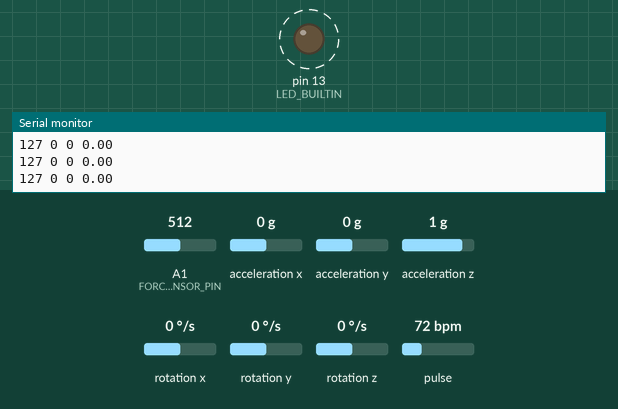
Simulated run of this sketch. Board: Arduino Uno, built with avr-gcc and run on an emulated ATmega328P. On the bench: output pins drawn as LEDs (lit = HIGH), the last lines printed to the serial monitor. Wiring (inferred from the names in the program): MPU-6050 motion sensor at I2C address 0x68. Dashed ring = blinking. The test bench sets the inputs (shaded band); at power-on: pulse 72 bpm, A1 (FORCE_SENSOR_PIN) = 512, acceleration x 0 g, acceleration y 0 g, acceleration z 1 g, rotation x 0 °/s, rotation y 0 °/s, rotation z 0 °/s.

Above: at 0.3 s.
1.3 s: pulse set to 130 bpm
At 1.56 s:
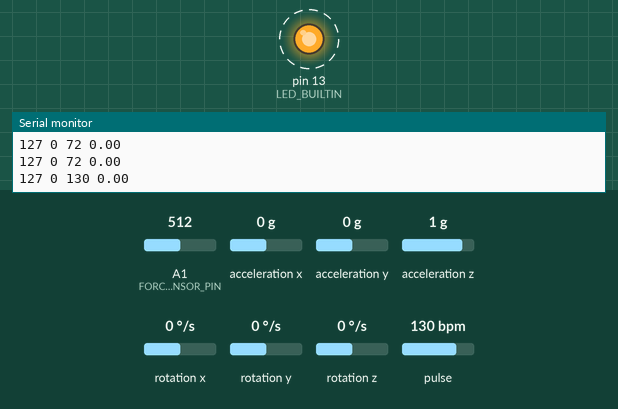
7.3 s: pulse set to 42 bpm
At 8.65 s:
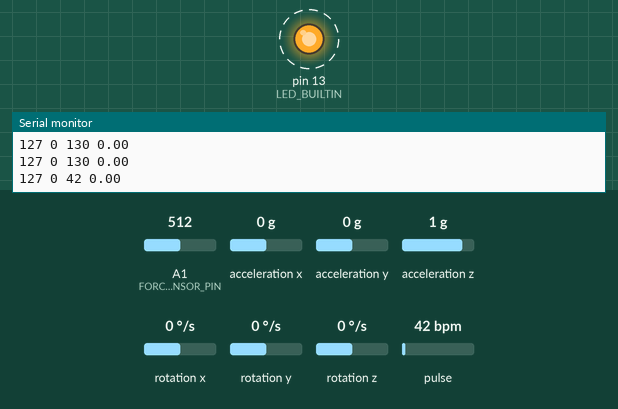
Timing chart, 0 to 12.4 s (numbered marks = the images above; inputs shaded):
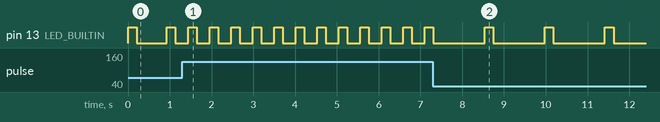

The sketch:

unityConnect_Work_with_this_.ino
```cpp
#include <SerialCommand.h>
#include <Wire.h>
#define USE_ARDUINO_INTERRUPTS true    // Set-up low-level interrupts for most acurate BPM math.
#include <PulseSensorPlayground.h>     // Includes the PulseSensorPlayground Library.
#define PulseWire A0
//  Variables
//const int PulseWire = 0;       // PulseSensor PURPLE WIRE connected to ANALOG PIN 0
const int LED = LED_BUILTIN;          // The on-board Arduino LED, close to PIN 13.
int Threshold = 550;
int x_out = 0;
String steer;
PulseSensorPlayground pulseSensor;

#define FORCE_SENSOR_PIN A1
int fsr = 0; //pressure sensor value variable

const int MPU_addr=0x68; // The MPU sensor I2C address
float x;//gyro scope x axis variable
float y;
float z;

bool left, right;
bool center = true;
int myBPM, newBPM;

void setup() {
  Serial.begin(9600);
  Wire.begin();
  Wire.beginTransmission(MPU_addr);
  Wire.write(0x6B);  //   PWR_MGMT_1 register
  Wire.write(0x00);     // set to zero (wakes up the MPU-6050)
  Wire.endTransmission(true);

  //pulse....
  pulseSensor.analogInput(PulseWire);
  pulseSensor.blinkOnPulse(LED);       //auto-magically blink Arduino's LED with heartbeat.
  pulseSensor.setThreshold(Threshold);

  // Double-check the "pulseSensor" object was created and "began" seeing a signal.
   if (pulseSensor.begin()) {
    Serial.println("We created a pulseSensor Object !");  //This prints one time at Arduino power-up,  or on Arduino reset.
  }

   //while (!Serial) {
   // ; // wait for serial port to connect. Needed for native USB port only
   // }
  // initialize digital pin LED_BUILTIN as an output.
  //pinMode(LED_BUILTIN, OUTPUT);
   //establishContact();
}

// the loop function runs over and over again forever
void loop() {

    combinedValues();

  if (Serial.available()){
    char c = Serial.read();


    if(c == 'A'){
     // digitalWrite(LED_BUILTIN, HIGH);
      Serial.println("on");
      //delay(1000);
    }
    else if(c == 'Z'){
    //    digitalWrite(LED_BUILTIN, LOW);
        Serial.println("off");
        //delay(1000);
    }
    c == NULL;

  }
     // turn the LED on (HIGH is the voltage level)
                // wait for a second
}

void establishContact() {
  while (Serial.available() <= 0) {
    Serial.print('b');   // send a capital A
    delay(300);
  }

}
void fsrLed(){
  int temp = analogRead(FORCE_SENSOR_PIN);
  fsr = map(temp, 1023,0,0,255);
  //fsr = map(FORCE_SENSOR_PIN, 1023, 0, 0, 255);

 // Serial.print("Sensor: ");
  Serial.println(fsr);

  //led conditions
  if(fsr > 50){
  digitalWrite(LED_BUILTIN, HIGH);
  delay(100);
  digitalWrite(LED_BUILTIN, LOW);
  delay(100);
  }else{
    digitalWrite(LED_BUILTIN, LOW);
  }
}


void gyroSteer(){
    Wire.beginTransmission(MPU_addr);
    Wire.write(0x3B);  // starting with register 0x3B (ACCEL_XOUT_H)
    Wire.endTransmission(false);
    Wire.requestFrom(MPU_addr, 14, true);  // request a total of 14 registers

    x = (Wire.read()<<8|Wire.read())/256, BIN; // 0x3B (ACCEL_XOUT_H) & 0x3C (ACCEL_XOUT_L)  (+60 to 0 to -60)
    y = Wire.read()<<8|Wire.read();  // 0x3D (ACCEL_YOUT_H) & 0x3E (ACCEL_YOUT_L)
    z = Wire.read()<<8|Wire.read();  // 0x3F (ACCEL_ZOUT_H) & 0x40 (ACCEL_ZOUT_L)
   //Serial.println(x, BIN); // convert float to a binary value

   //deadzone range -20<x<20
   if(x>20){
     left = true;
     right = false;
     center = false;
     steer = "left";
    // Serial.println("left");
   }
   if(x<-20){
     right = true;
     left =  false;
     center = false;
     steer = "right";
   //  Serial.println("right");
   }
   if(x<20 && x>-20){
     center = true;
     left = false;
     right = false;
     steer = "cener";
     Serial.println("center");
   }

  // Serial.println(steer);
}

void combinedValues(){
//pulse Logic

     if (pulseSensor.sawStartOfBeat()) {        // Constantly test to see if "a beat happened".
       myBPM = pulseSensor.getBeatsPerMinute();  // Calls function on our pulseSensor object that returns BPM as an "int".                                           // "myBPM" hold this BPM value now.

      // Serial.print("♥ A HeartBeat Happened ! "); // If test is "true", print a message "a heartbeat happened".
       //  Serial.print("BPM: ");                        // Print phrase "BPM: "
     //  Serial.println(myBPM);                        // Print the value inside of myBPM.
     }
     delay(20);

//force sensor logic
  int temp = analogRead(FORCE_SENSOR_PIN);
  fsr = map(temp, 1023,0,0,255);
  //fsr = map(FORCE_SENSOR_PIN, 1023, 0, 0, 255);

 // Serial.print("Sensor: ");
  //Serial.println(fsr);

  //led conditions
  /*
   * if(fsr > 50){
  digitalWrite(LED_BUILTIN, HIGH);
  delay(100);
  digitalWrite(LED_BUILTIN, LOW);
  delay(100);
  }else{
    digitalWrite(LED_BUILTIN, LOW);
*/
//Gyrscope logic
 Wire.beginTransmission(MPU_addr);
    Wire.write(0x3B);  // starting with register 0x3B (ACCEL_XOUT_H)
    Wire.endTransmission(false);
    Wire.requestFrom(MPU_addr, 14, true);  // request a total of 14 registers

    x = (Wire.read()<<8|Wire.read())/256, BIN; // 0x3B (ACCEL_XOUT_H) & 0x3C (ACCEL_XOUT_L)  (+60 to 0 to -60)
    y = Wire.read()<<8|Wire.read();  // 0x3D (ACCEL_YOUT_H) & 0x3E (ACCEL_YOUT_L)
    z = Wire.read()<<8|Wire.read();  // 0x3F (ACCEL_ZOUT_H) & 0x40 (ACCEL_ZOUT_L)
   //Serial.println(x, BIN); // convert float to a binary value

   //deadzone range -20<x<20
  if(x>20){
   x_out = -1;
   //Serial.flush();
   //Serial.println("-1");
   //delay(80);
 }
 if(x<-20){
   x_out = 1;
   //Serial.flush();
   //Serial.println("1");
   //delay(80);
 }
 if(x<20 && x>-20){

   x_out = 0;
   //Serial.flush();
   //Serial.println("0");
   //delay(80);
 }


    // Serial.flush();
     Serial.print(fsr);
     Serial.print(" ");
     Serial.print(x_out);
     Serial.print(" ");
     Serial.print(myBPM);
     Serial.print(" ");
     Serial.println(x);
     delay(80);
     //delay(20);
     //.println( );
}
```

Measured:
- after the input at 1.3 s, pin 13 (LED_BUILTIN): alternates HIGH for 0.21 s and LOW for 0.31 s, starting after 0.14 s
- after the input at 7.3 s, pin 13 (LED_BUILTIN): alternates HIGH for 0.21 s and LOW for 1.2 s, starting after 1.2 s
- by itself, pin 13 (LED_BUILTIN): alternates HIGH for 0.21 s and LOW for 0.72 s
